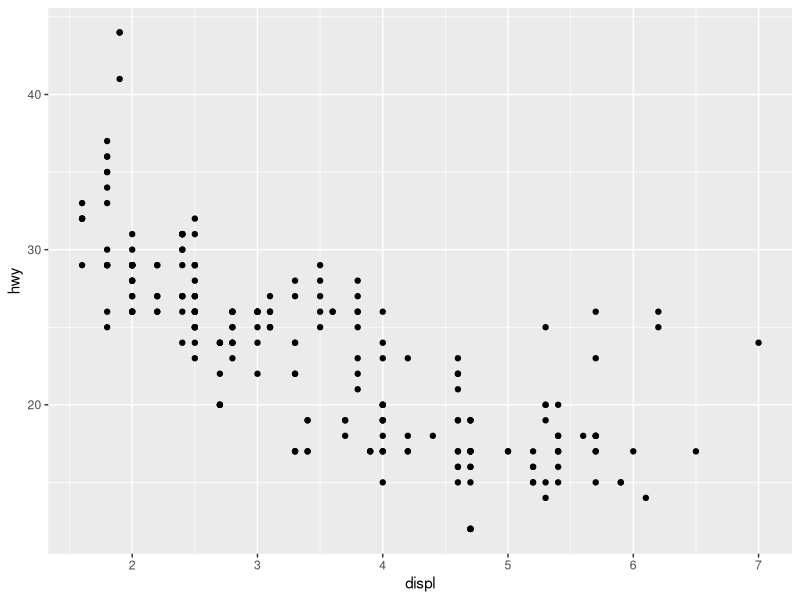
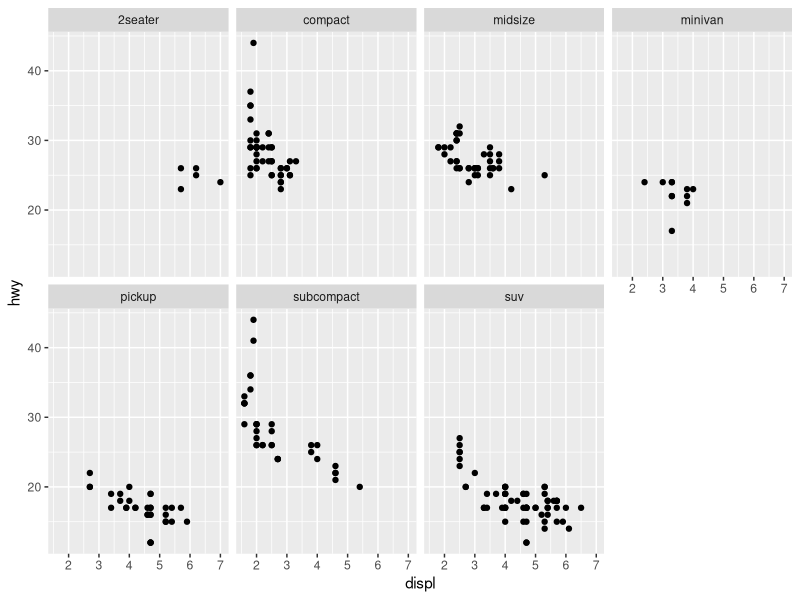

Reproduce these figures in R, in order.
## ---- chunk 1
knitr::opts_chunk$set(echo = TRUE)
## ---- chunk 2
library(tidyverse)
## ---- chunk 3
ggplot(data = mpg) + 
  geom_point(mapping = aes(x = displ, y = hwy))
## ---- chunk 4
ggplot(data = mpg) + 
  geom_point(mapping = aes(x = displ, y = hwy)) + 
  facet_wrap(~ class, nrow = 2)
